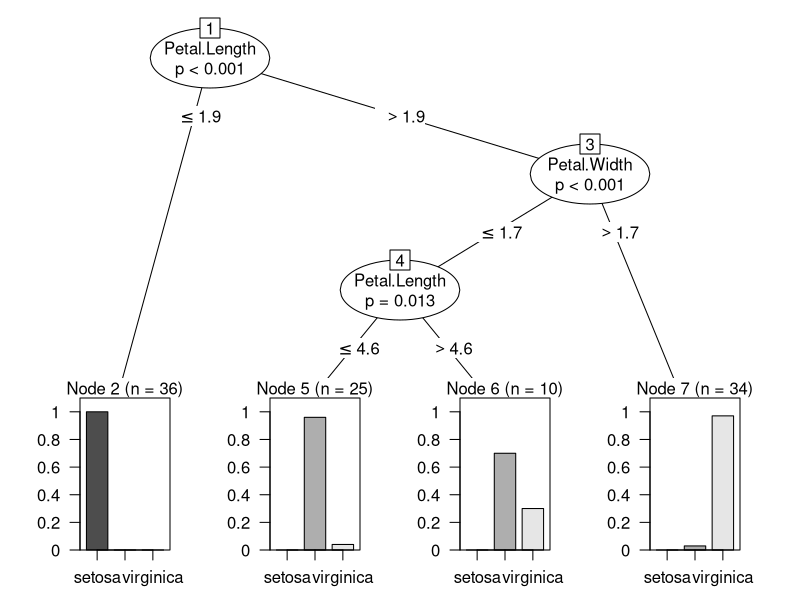
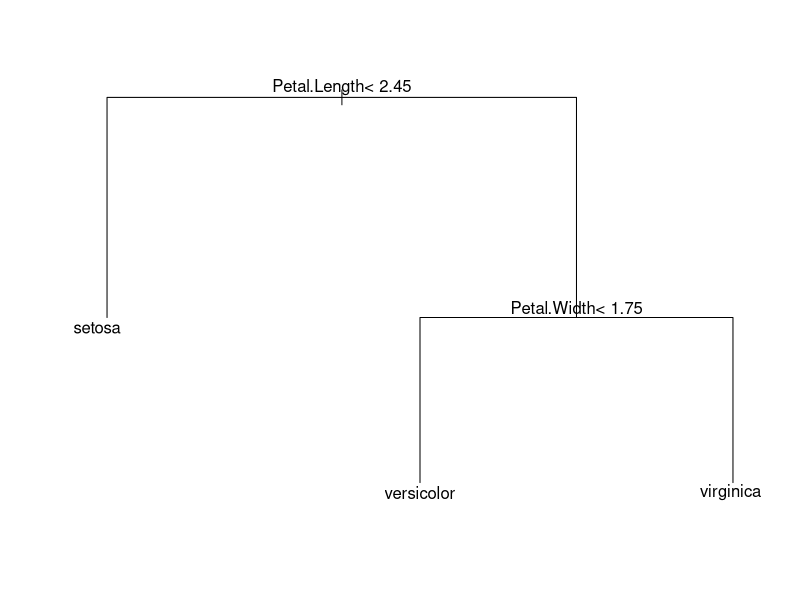

These charts were generated, in order, by the following R code:
set.seed(123)
ind <- sample(1:nrow(iris),nrow(iris)*0.7)
trainData <- iris[ind,]
testData <- iris[-ind,]


library(party)
party_model <- ctree(Species ~ Sepal.Length+Sepal.Width+Petal.Length+Petal.Width, data=trainData)
plot(party_model)


library(rpart)
rpart_model = rpart(Species~ Sepal.Length+Sepal.Width+Petal.Length+Petal.Width,data=trainData)
par(xpd=NA)
plot(rpart_model)
text(rpart_model,digits=1)
